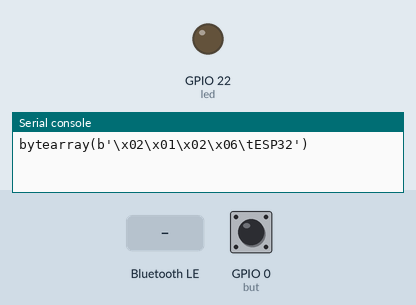
Bench run of a program on a simulated ESP32 board running MicroPython. On the bench: output pins drawn as LEDs (lit = HIGH), the last lines printed to the serial console. The inputs (shaded band) are chosen by the test bench; at power-on: GPIO 0 (but) HIGH. Nothing arrives over Bluetooth unless stated.

Above: at 1.2 s.
1.3 s: GPIO 0 (but) pulled LOW for 0.15 s
2.9 s: "STATUS" written over Bluetooth
At 4.0 s:
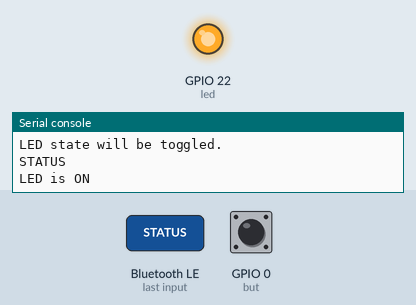
6.0 s: GPIO 0 (but) pulled LOW for 1 s
At 6.4 s:
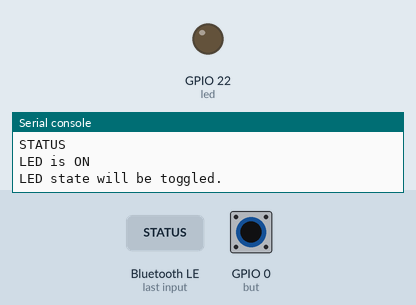
8.5 s: GPIO 0 (but) pulled LOW for 3.2 s
At 9.5 s:
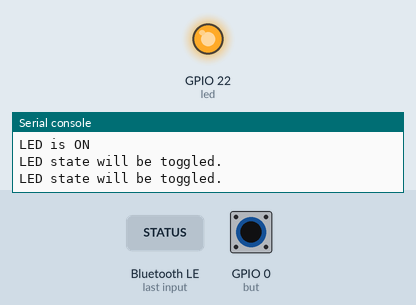
Timing chart, 0 to 11.5 s (numbered marks = the images above; inputs shaded):
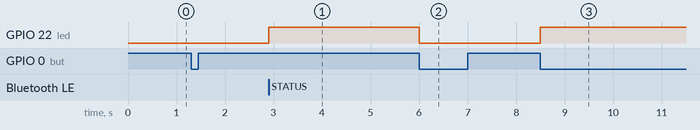

Measured:
- after the input at 2.9 s, GPIO 22 (led): LOW → HIGH at once
- after the input at 6.0 s, GPIO 22 (led): HIGH → LOW at once
- after the input at 8.5 s, GPIO 22 (led): LOW → HIGH at once

The program:

blue_general.py
```python
from machine import Timer, Pin
from time import sleep_ms
import ubluetooth

message=""

class ESP32_BLE():
    def __init__ (self, name):
        self.led = Pin(22, Pin.OUT)
        self.timer = Timer(0)

        self.name = name
        self.ble = ubluetooth.BLE()
        self.ble.active(True)
        self.disconnected()
        self.ble.irq(self.ble_irq)
        self.register()
        self.advertiser()

    def connected(self):
        self.led.value(1)
        self.timer.deinit()

    def disconnected(self):
        self.timer.init(period=100, mode=Timer.PERIODIC, callback=lambda t: self.led.value(not self.led.value))

        def send(self, data):
            # Encode the data string to bytes using UTF-8 encoding
            data_bytes = data.encode("UTF-8")
            self.ble.gatts_notify(0, self.tx, data_bytes + b'\n')

    def ble_irq(self, event, data):
        global message

        if event==1: #_IRQ_CENTRAL_CONNECT
            self.connected()
        elif event ==2: #_IRQ_CENTRAL_DISCONNECT
            self.advertiser()
            self.disconnect()
        elif event==3: #_IRQ_GATTS_WRITE
            buffer = self.ble.gatts_read(self.rx)
            if isinstance(buffer, bytes):  # Check if buffer is bytes
                message = buffer.decode("UTF-8").strip()  # Decode bytes to string
                print(message)
            else:
                print("Received data is not in expected format.")
    def register(self):
        NUS_UUID = '6E400001-B5A3-F393-E0A9-E50E24DCCA9E'
        RX_UUID = '6E400002-B5A3-F393-E0A9-E50E24DCCA9E'
        TX_UUID = '6E400003-B5A3-F393-E0A9-E50E24DCCA9E'

        BLE_NUS = ubluetooth.UUID(NUS_UUID)
        BLE_RX = (ubluetooth.UUID(RX_UUID), ubluetooth.FLAG_WRITE)
        BLE_TX = (ubluetooth.UUID(TX_UUID), ubluetooth.FLAG_NOTIFY)

        BLE_UART = (BLE_NUS, (BLE_TX, BLE_RX,))
        SERVICES = (BLE_UART, )
        ((self.tx, self.rx,), ) = self.ble.gatts_register_services(SERVICES)

    def send(self, data):
        self.ble.gatts_notify(0, self.tx, data + '\n')

    def advertiser(self):
        name = bytes(self.name, 'UTF-8')
        adv_data = bytearray('\x02\x01\x02') + bytearray((len(name) + 1, 0x09)) + name
        self.ble.gap_advertise(100, adv_data)
        print(adv_data)
        print("\r\n")

led = Pin(22, Pin.OUT)
but = Pin(0, Pin.IN)
ble = ESP32_BLE("ESP32")

def buttons_irq(pin):
    led.value(not led.value())
    ble.send('LED state will be toggled.')
    print('LED state will be toggled.')
but.irq(trigger=Pin.IRQ_FALLING, handler=buttons_irq)

while True:
    if message == "STATUS":
        message = ""
        if led.value()==True:
            print("LED is ON")
            ble.send("LED is ON")
        else:
            print("LED is OFF")
            ble.send("LED is OFF")
    sleep_ms(1000)


        
```
